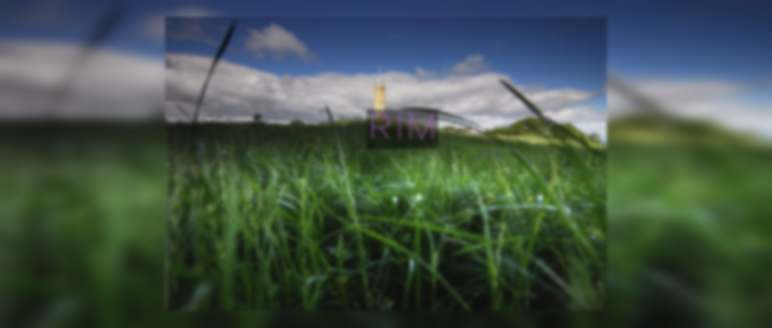
#> input picture Tareas/Tarea_1/datasets/dataset_a/q/q0066.jpg, 772 x 328 px
$ python tarea1-indexar.py datasets/dataset_a/q out
#> lines starting #> are read from the running program, lines starting #| are printed output that depends on the picture
# CC5213 - TAREA 1 - RECUPERACIÓN DE INFORMACIÓN MULTIMEDIA
# 15 de agosto de 2023
# Alumno: Andrés Calderón Guardia

import sys, os.path, numpy, cv2

def tarea1_indexar(dir_input_imagenes_R, dir_output_descriptores_R):
#> called with dir_input_imagenes_R = 'datasets/dataset_a/q', dir_output_descriptores_R = 'out'
    if not os.path.isdir(dir_input_imagenes_R):
        print("ERROR: no existe directorio {}".format(dir_input_imagenes_R))
        sys.exit(1)
    elif os.path.exists(dir_output_descriptores_R):
        print("ERROR: ya existe directorio {}".format(dir_output_descriptores_R))
        sys.exit(1)

    # ----- Descriptores -----
    lista_nombres = []
    matriz_histograma = []
    matriz_omd = []
    matriz_intensidad = []
    matriz_eh = []
    for nombre in os.listdir(dir_input_imagenes_R):
        if not nombre.endswith(".jpg"):
            continue
        archivo_imagen = "{}/{}".format(dir_input_imagenes_R, nombre)
        # ----- Histograma por Zonas -----
        # divisiones
        num_zonas_x = 1
        num_zonas_y = 16
        num_bins_por_zona = 16
        ecualizar = False
        # leer imagen
        imagen = cv2.imread(archivo_imagen, cv2.IMREAD_GRAYSCALE)
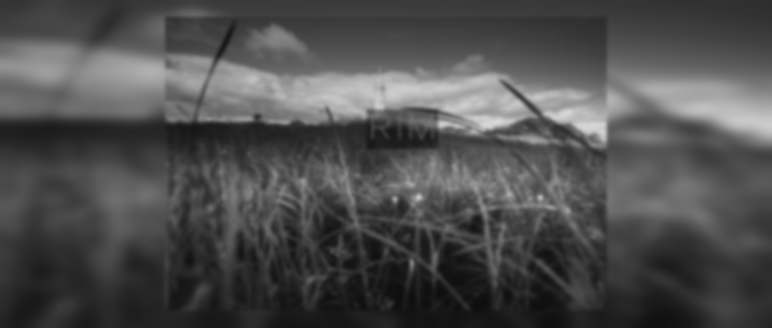
#> imagen: shape (328, 772); min 12, max 218, mean 77.7
        if ecualizar:
            imagen = cv2.equalizeHist(imagen)
        # procesar cada zona
        descriptor = []
        for j in range(num_zonas_y):
            desde_y = int(imagen.shape[0] / num_zonas_y * j)
            hasta_y = int(imagen.shape[0] / num_zonas_y * (j+1))
            for i in range(num_zonas_x):
                desde_x = int(imagen.shape[1] / num_zonas_x * i)
                hasta_x = int(imagen.shape[1] / num_zonas_x * (i+1))
                # recortar zona de la imagen
                zona = imagen[desde_y : hasta_y, desde_x : hasta_x]
                # histograma de los pixeles de la zona
                histograma, limites = numpy.histogram(zona, bins=num_bins_por_zona, range=(0,255))
                # normalizar histograma (bins suman 1)
                histograma = histograma / numpy.sum(histograma)
                # agregar descriptor de la zona al descriptor global
                descriptor.extend(histograma)
#> after the loop, descriptor = 256 values, max 0.838 at index 3, min 0 at index 0, mean 0.0625
        # agregar descriptor a la matriz de descriptores
        if len(matriz_histograma) == 0:
            matriz_histograma = descriptor
#> matriz_histograma has the same summary as descriptor
        else:
            matriz_histograma = numpy.vstack([matriz_histograma, descriptor])

        # ----- OMD -----
        imagen_1 = cv2.imread(archivo_imagen, cv2.IMREAD_GRAYSCALE)
        imagen_2 = cv2.resize(imagen_1, (4, 4), interpolation=cv2.INTER_AREA)
#> imagen_2 = [[99, 88, 79, 75], [76, 98, 121, 125], [74, 75, 88, 85], [42, 37, 35, 46]]
        descriptor = imagen_2.flatten()
#> descriptor = [99, 88, 79, 75, 76, 98, 121, 125, 74, 75, 88, 85, 42, 37, 35, 46]
        posiciones = numpy.argsort(descriptor)
#> posiciones = [14, 13, 12, 15, 8, 3, 9, 4, 2, 11, 1, 10, 5, 0, 6, 7]
        for i in range(len(posiciones)):
            descriptor[posiciones[i]] = i
#> this loop made 16 passes
#> after the loop, descriptor = [13, 10, 8, 5, 7, 12, 14, 15, 4, 6, 11, 9, 2, 1, 0, 3]
        if len(matriz_omd) == 0:
            matriz_omd = descriptor
#> matriz_omd has the same summary as descriptor
        else:
            matriz_omd = numpy.vstack([matriz_omd, descriptor])

        # ----- Vector de Intensidades -----
        imagen_1 = cv2.imread(archivo_imagen, cv2.IMREAD_COLOR)
#> imagen_1 is the input picture: shape (328, 772, 3); mean B, G, R 73.3, 83.8, 67.4
        imagen_2 = cv2.resize(imagen_1, (20, 20), interpolation=cv2.INTER_AREA)
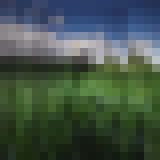
#> imagen_2: shape (20, 20, 3) (shown 8 times larger); mean B, G, R 73.2, 83.8, 67.3
        # flatten convierte una matriz de nxm en un array de largo nxm
        descriptor = imagen_2.flatten()
#> descriptor = 1200 values, max 198 at index 477, min 16 at index 1173, mean 74.81
        if len(matriz_intensidad) == 0:
            matriz_intensidad = descriptor
#> matriz_intensidad has the same summary as descriptor
        else:
            matriz_intensidad = numpy.vstack([matriz_intensidad, descriptor])

        # ----- EH -----
        imagen_1 = cv2.imread(archivo_imagen, cv2.IMREAD_GRAYSCALE)
        imagen_1 = cv2.equalizeHist(imagen_1)
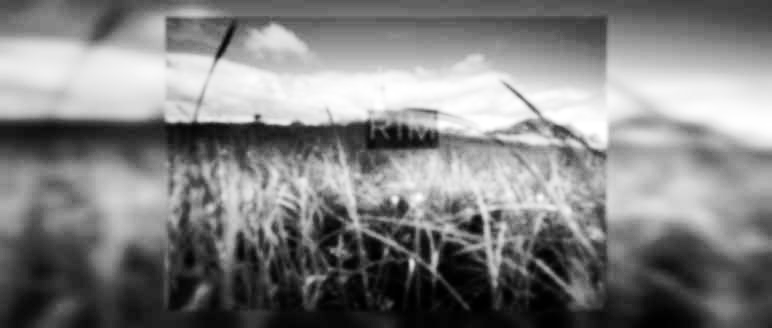
#> imagen_1: shape (328, 772); min 0, max 255, mean 128.5
        imagen_1 = cv2.resize(imagen_1, (10, 10), interpolation=cv2.INTER_AREA)
        descriptor = imagen_1.flatten()
#> descriptor = 100 values, max 242 at index 39, min 9 at index 95, mean 128.6
        if len(matriz_eh) == 0:
            matriz_eh = descriptor
#> matriz_eh has the same summary as descriptor
        else:
            matriz_eh = numpy.vstack([matriz_eh, descriptor])

        # agregar nombre del archivo a la lista de nombres
        lista_nombres.append(nombre)
#> pass 2 of the loop in tarea1_indexar, `for nombre in os.listdir(dir_input_imagenes_R):`:
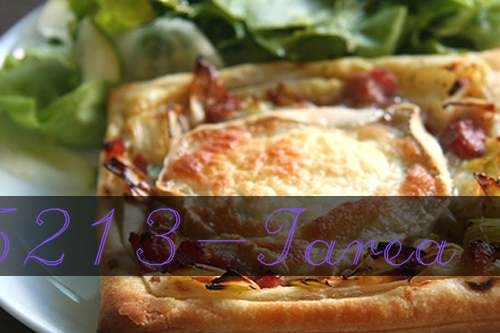
#> input picture Tareas/Tarea_1/datasets/dataset_a/q/q0164.jpg, 500 x 333 px
#> imagen: shape (333, 500)
#> after the loop in tarea1_indexar, `for j in range(num_zonas_y):`:
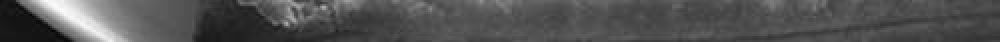
#> zona: shape (21, 500) (shown 2 times larger); min 3, max 251, mean 82.7
#> after the loop in tarea1_indexar, `for j in range(num_zonas_y):`: descriptor = 256 values, max 0.326 at index 244, min 0 at index 0, mean 0.0625
#> in tarea1_indexar, `imagen_2 = cv2.resize(imagen_1, (4, 4), interpolation=cv2.INTER_AREA)`: imagen_2 = [[120, 93, 113, 110], [91, 141, 178, 136], [87, 85, 126, 97], [104, 85, 95, 85]]
#> in tarea1_indexar, `descriptor = imagen_2.flatten()`: descriptor = [120, 93, 113, 110, 91, 141, 178, 136, 87, 85, 126, 97, 104, 85, 95, 85]
#> posiciones = [9, 13, 15, 8, 4, 1, 14, 11, 12, 3, 2, 0, 10, 7, 5, 6]
#> the loop in tarea1_indexar, `for i in range(len(posiciones)):` made 16 passes
#> after the loop in tarea1_indexar, `for i in range(len(posiciones)):`: descriptor = [11, 5, 10, 9, 4, 14, 15, 13, 3, 0, 12, 7, 8, 1, 6, 2]
#> in tarea1_indexar, imagen_1 is the input picture: shape (333, 500, 3); mean B, G, R 73.9, 107.1, 126.7
#> in tarea1_indexar, `descriptor = imagen_2.flatten()`: descriptor = 1200 values, max 253 at index 518, min 11 at index 834, mean 102.6
#> in tarea1_indexar, `imagen_1 = cv2.equalizeHist(imagen_1)`:
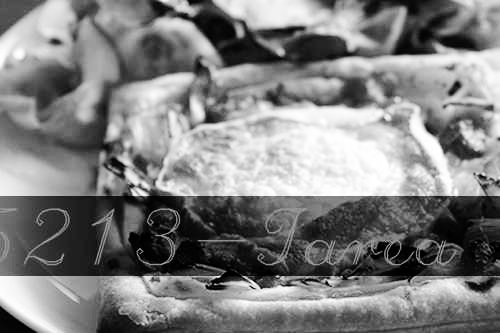
#> imagen_1: shape (333, 500); min 0, max 255, mean 128.2
#> in tarea1_indexar, `descriptor = imagen_1.flatten()`: descriptor = 100 values, max 246 at index 46, min 25 at index 73, mean 128.1

    # guardar info en archivos
    os.makedirs(dir_output_descriptores_R, exist_ok=True)
    archivo_histograma = "{}/{}".format(dir_output_descriptores_R, "descriptor_histograma.npy")
    archivo_omd = "{}/{}".format(dir_output_descriptores_R, "descriptor_omd.npy")
    archivo_intensidad = "{}/{}".format(dir_output_descriptores_R, "descriptor_intensidad.npy")
    archivo_eh = "{}/{}".format(dir_output_descriptores_R, "descriptor_eh.npy")
    nombres_salida = "{}/{}".format(dir_output_descriptores_R, "nombres.data")
    numpy.save(archivo_histograma, matriz_histograma)
    numpy.save(archivo_omd, matriz_omd)
    numpy.save(archivo_intensidad, matriz_intensidad)
    numpy.save(archivo_eh, matriz_eh)
    with open(nombres_salida, "w") as f:
        for i in range(len(lista_nombres)):
            f.write(str(lista_nombres[i]) + "\n")

# inicio de la tarea
if len(sys.argv) < 3:
    print("Uso: {} [dir_input_imagenes_R] [dir_output_descriptores_R]".format(sys.argv[0]))
    sys.exit(1)

dir_input_imagenes_R = sys.argv[1]
dir_output_descriptores_R = sys.argv[2]

tarea1_indexar(dir_input_imagenes_R, dir_output_descriptores_R)
